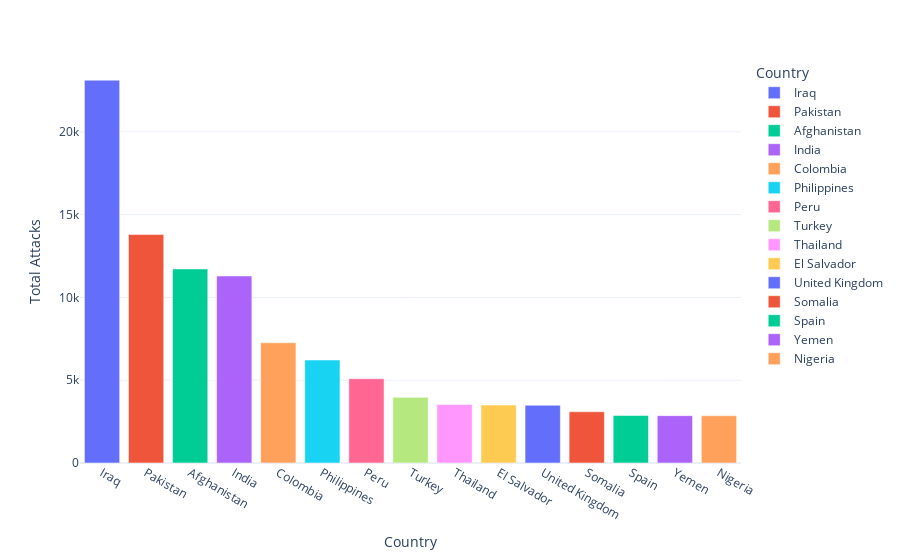

Write notebook code for a chart like this one.
### Code cell
# Observation
# Iraq shows the highest Terror Attacks followed by other Middle-east region.

# Top 15 Countries showing the Highest Terror Attack.
plt.figure(figsize=(12,6))
country_attack=dataset.Country.value_counts()[:15].reset_index()
country_attack.columns= ["Country", "Total Attacks"]
px.bar(data_frame= country_attack,x = 'Country',y = 'Total Attacks',color = 'Country',template='plotly_white')

### Figure 1 — Plotly figure (JSON) as saved in the notebook; plotly's stock layout.template omitted (floating-point values rounded to 4 significant figures)
{"data": [{"alignmentgroup": "True", "hovertemplate": "Country=%{x}<br>Total Attacks=%{y}<extra></extra>", "legendgroup": "Iraq", "marker": {"color": "#636efa", "pattern": {"shape": ""}}, "name": "Iraq", "offsetgroup": "Iraq", "orientation": "v", "showlegend": true, "textposition": "auto", "type": "bar", "x": ["Iraq"], "xaxis": "x", "y": [23122], "yaxis": "y"}, {"alignmentgroup": "True", "hovertemplate": "Country=%{x}<br>Total Attacks=%{y}<extra></extra>", "legendgroup": "Pakistan", "marker": {"color": "#EF553B", "pattern": {"shape": ""}}, "name": "Pakistan", "offsetgroup": "Pakistan", "orientation": "v", "showlegend": true, "textposition": "auto", "type": "bar", "x": ["Pakistan"], "xaxis": "x", "y": [13798], "yaxis": "y"}, {"alignmentgroup": "True", "hovertemplate": "Country=%{x}<br>Total Attacks=%{y}<extra></extra>", "legendgroup": "Afghanistan", "marker": {"color": "#00cc96", "pattern": {"shape": ""}}, "name": "Afghanistan", "offsetgroup": "Afghanistan", "orientation": "v", "showlegend": true, "textposition": "auto", "type": "bar", "x": ["Afghanistan"], "xaxis": "x", "y": [11716], "yaxis": "y"}, {"alignmentgroup": "True", "hovertemplate": "Country=%{x}<br>Total Attacks=%{y}<extra></extra>", "legendgroup": "India", "marker": {"color": "#ab63fa", "pattern": {"shape": ""}}, "name": "India", "offsetgroup": "India", "orientation": "v", "showlegend": true, "textposition": "auto", "type": "bar", "x": ["India"], "xaxis": "x", "y": [11293], "yaxis": "y"}, {"alignmentgroup": "True", "hovertemplate": "Country=%{x}<br>Total Attacks=%{y}<extra></extra>", "legendgroup": "Colombia", "marker": {"color": "#FFA15A", "pattern": {"shape": ""}}, "name": "Colombia", "offsetgroup": "Colombia", "orientation": "v", "showlegend": true, "textposition": "auto", "type": "bar", "x": ["Colombia"], "xaxis": "x", "y": [7262], "yaxis": "y"}, {"alignmentgroup": "True", "hovertemplate": "Country=%{x}<br>Total Attacks=%{y}<extra></extra>", "legendgroup": "Philippines", "marker": {"color": "#19d3f3", "pattern": {"shape": ""}}, "name": "Philippines", "offsetgroup": "Philippines", "orientation": "v", "showlegend": true, "textposition": "auto", "type": "bar", "x": ["Philippines"], "xaxis": "x", "y": [6220], "yaxis": "y"}, {"alignmentgroup": "True", "hovertemplate": "Country=%{x}<br>Total Attacks=%{y}<extra></extra>", "legendgroup": "Peru", "marker": {"color": "#FF6692", "pattern": {"shape": ""}}, "name": "Peru", "offsetgroup": "Peru", "orientation": "v", "showlegend": true, "textposition": "auto", "type": "bar", "x": ["Peru"], "xaxis": "x", "y": [5091], "yaxis": "y"}, {"alignmentgroup": "True", "hovertemplate": "Country=%{x}<br>Total Attacks=%{y}<extra></extra>", "legendgroup": "Turkey", "marker": {"color": "#B6E880", "pattern": {"shape": ""}}, "name": "Turkey", "offsetgroup": "Turkey", "orientation": "v", "showlegend": true, "textposition": "auto", "type": "bar", "x": ["Turkey"], "xaxis": "x", "y": [3964], "yaxis": "y"}, {"alignmentgroup": "True", "hovertemplate": "Country=%{x}<br>Total Attacks=%{y}<extra></extra>", "legendgroup": "Thailand", "marker": {"color": "#FF97FF", "pattern": {"shape": ""}}, "name": "Thailand", "offsetgroup": "Thailand", "orientation": "v", "showlegend": true, "textposition": "auto", "type": "bar", "x": ["Thailand"], "xaxis": "x", "y": [3528], "yaxis": "y"}, {"alignmentgroup": "True", "hovertemplate": "Country=%{x}<br>Total Attacks=%{y}<extra></extra>", "legendgroup": "El Salvador", "marker": {"color": "#FECB52", "pattern": {"shape": ""}}, "name": "El Salvador", "offsetgroup": "El Salvador", "orientation": "v", "showlegend": true, "textposition": "auto", "type": "bar", "x": ["El Salvador"], "xaxis": "x", "y": [3499], "yaxis": "y"}, {"alignmentgroup": "True", "hovertemplate": "Country=%{x}<br>Total Attacks=%{y}<extra></extra>", "legendgroup": "United Kingdom", "marker": {"color": "#636efa", "pattern": {"shape": ""}}, "name": "United Kingdom", "offsetgroup": "United Kingdom", "orientation": "v", "showlegend": true, "textposition": "auto", "type": "bar", "x": ["United Kingdom"], "xaxis": "x", "y": [3486], "yaxis": "y"}, {"alignmentgroup": "True", "hovertemplate": "Country=%{x}<br>Total Attacks=%{y}<extra></extra>", "legendgroup": "Somalia", "marker": {"color": "#EF553B", "pattern": {"shape": ""}}, "name": "Somalia", "offsetgroup": "Somalia", "orientation": "v", "showlegend": true, "textposition": "auto", "type": "bar", "x": ["Somalia"], "xaxis": "x", "y": [3095], "yaxis": "y"}, {"alignmentgroup": "True", "hovertemplate": "Country=%{x}<br>Total Attacks=%{y}<extra></extra>", "legendgroup": "Spain", "marker": {"color": "#00cc96", "pattern": {"shape": ""}}, "name": "Spain", "offsetgroup": "Spain", "orientation": "v", "showlegend": true, "textposition": "auto", "type": "bar", "x": ["Spain"], "xaxis": "x", "y": [2870], "yaxis": "y"}, {"alignmentgroup": "True", "hovertemplate": "Country=%{x}<br>Total Attacks=%{y}<extra></extra>", "legendgroup": "Yemen", "marker": {"color": "#ab63fa", "pattern": {"shape": ""}}, "name": "Yemen", "offsetgroup": "Yemen", "orientation": "v", "showlegend": true, "textposition": "auto", "type": "bar", "x": ["Yemen"], "xaxis": "x", "y": [2860], "yaxis": "y"}, {"alignmentgroup": "True", "hovertemplate": "Country=%{x}<br>Total Attacks=%{y}<extra></extra>", "legendgroup": "Nigeria", "marker": {"color": "#FFA15A", "pattern": {"shape": ""}}, "name": "Nigeria", "offsetgroup": "Nigeria", "orientation": "v", "showlegend": true, "textposition": "auto", "type": "bar", "x": ["Nigeria"], "xaxis": "x", "y": [2852], "yaxis": "y"}], "layout": {"barmode": "relative", "legend": {"title": {"text": "Country"}, "tracegroupgap": 0}, "margin": {"t": 60}, "xaxis": {"anchor": "y", "categoryarray": ["Iraq", "Pakistan", "Afghanistan", "India", "Colombia", "Philippines", "Peru", "Turkey", "Thailand", "El Salvador", "United Kingdom", "Somalia", "Spain", "Yemen", "Nigeria"], "categoryorder": "array", "domain": [0, 1], "title": {"text": "Country"}}, "yaxis": {"anchor": "x", "domain": [0, 1], "title": {"text": "Total Attacks"}}}}
